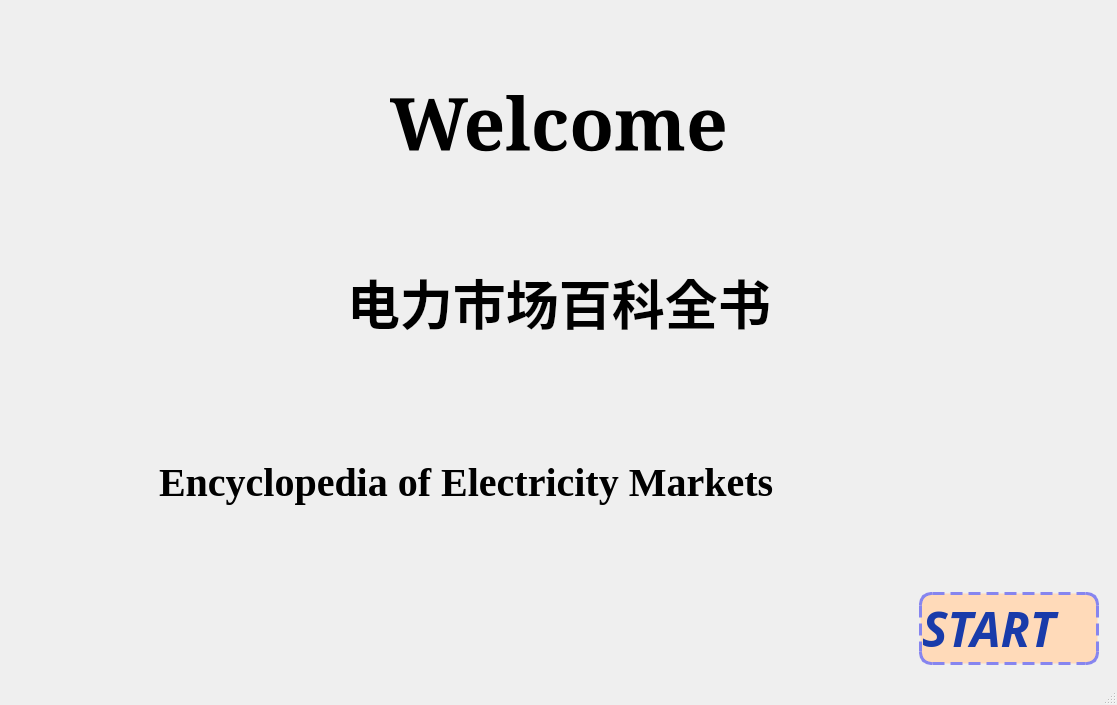
<?xml version="1.0" encoding="UTF-8"?>
<ui version="4.0">
 <class>MainWindow</class>
 <widget class="QMainWindow" name="MainWindow">
  <property name="geometry">
   <rect>
    <x>0</x>
    <y>0</y>
    <width>1117</width>
    <height>705</height>
   </rect>
  </property>
  <property name="windowTitle">
   <string>MainWindow</string>
  </property>
  <widget class="QWidget" name="centralwidget">
   <layout class="QVBoxLayout" name="verticalLayout_3">
    <item>
     <widget class="QStackedWidget" name="stackedWidget">
      <property name="currentIndex">
       <number>1</number>
      </property>
      <widget class="QWidget" name="LLM">
       <layout class="QVBoxLayout" name="verticalLayout_8">
        <item>
         <layout class="QVBoxLayout" name="verticalLayout_7">
          <item>
           <widget class="QScrollArea" name="scroll_area">
            <property name="verticalScrollBarPolicy">
             <enum>Qt::ScrollBarAlwaysOn</enum>
            </property>
            <property name="widgetResizable">
             <bool>true</bool>
            </property>
            <widget class="QWidget" name="scrollAreaWidgetContents">
             <property name="geometry">
              <rect>
               <x>0</x>
               <y>0</y>
               <width>98</width>
               <height>46</height>
              </rect>
             </property>
             <layout class="QVBoxLayout" name="verticalLayout_6">
              <item>
               <widget class="QWidget" name="widget" native="true">
                <layout class="QVBoxLayout" name="verticalLayout_5">
                 <item>
                  <layout class="QVBoxLayout" name="chat_container"/>
                 </item>
                </layout>
               </widget>
              </item>
             </layout>
            </widget>
           </widget>
          </item>
          <item>
           <layout class="QHBoxLayout" name="horizontalLayout_6">
            <item>
             <widget class="QTextEdit" name="text_input">
              <property name="sizePolicy">
               <sizepolicy hsizetype="Expanding" vsizetype="Preferred">
                <horstretch>0</horstretch>
                <verstretch>0</verstretch>
               </sizepolicy>
              </property>
              <property name="minimumSize">
               <size>
                <width>500</width>
                <height>50</height>
               </size>
              </property>
              <property name="font">
               <font>
                <pointsize>20</pointsize>
               </font>
              </property>
             </widget>
            </item>
            <item>
             <widget class="QPushButton" name="send">
              <property name="sizePolicy">
               <sizepolicy hsizetype="Fixed" vsizetype="Fixed">
                <horstretch>0</horstretch>
                <verstretch>0</verstretch>
               </sizepolicy>
              </property>
              <property name="minimumSize">
               <size>
                <width>120</width>
                <height>0</height>
               </size>
              </property>
              <property name="font">
               <font>
                <pointsize>20</pointsize>
                <weight>75</weight>
                <bold>true</bold>
               </font>
              </property>
              <property name="styleSheet">
               <string notr="true">QPushButton {
    background-color: #5C85D6; 
	color: white;
	padding: 8px; 
	border-radius: 10px;
	font-weight: bold ;  /* 加粗文字 */
}</string>
              </property>
              <property name="text">
               <string>发送</string>
              </property>
             </widget>
            </item>
           </layout>
          </item>
         </layout>
        </item>
       </layout>
      </widget>
      <widget class="QWidget" name="cover">
       <property name="styleSheet">
        <string notr="true">QWidget {
    background-image: url(&quot;./Background.png&quot;);  
    background-position: top left;
    background-repeat: no-repeat;
    background-size: 100% 100%;
}</string>
       </property>
       <layout class="QVBoxLayout" name="verticalLayout_2">
        <item>
         <layout class="QVBoxLayout" name="verticalLayout">
          <item>
           <layout class="QHBoxLayout" name="horizontalLayout">
            <item>
             <spacer name="horizontalSpacer_2">
              <property name="orientation">
               <enum>Qt::Horizontal</enum>
              </property>
              <property name="sizeHint" stdset="0">
               <size>
                <width>40</width>
                <height>20</height>
               </size>
              </property>
             </spacer>
            </item>
            <item>
             <widget class="QLabel" name="label_4">
              <property name="sizePolicy">
               <sizepolicy hsizetype="Fixed" vsizetype="Preferred">
                <horstretch>0</horstretch>
                <verstretch>0</verstretch>
               </sizepolicy>
              </property>
              <property name="font">
               <font>
                <family>Constantia</family>
                <pointsize>55</pointsize>
                <weight>75</weight>
                <italic>false</italic>
                <bold>true</bold>
               </font>
              </property>
              <property name="styleSheet">
               <string notr="true">QWidget &gt; * {
    background: none; /* 清除子控件的背景 */
font-weight: bold;
color: #003366;
text-align: center;
text-shadow: 2px 2px 4px rgba(0, 0, 0, 0.3);
}


</string>
              </property>
              <property name="text">
               <string>Welcome</string>
              </property>
             </widget>
            </item>
            <item>
             <spacer name="horizontalSpacer_3">
              <property name="orientation">
               <enum>Qt::Horizontal</enum>
              </property>
              <property name="sizeHint" stdset="0">
               <size>
                <width>40</width>
                <height>20</height>
               </size>
              </property>
             </spacer>
            </item>
           </layout>
          </item>
          <item>
           <layout class="QHBoxLayout" name="horizontalLayout_2">
            <item>
             <spacer name="horizontalSpacer">
              <property name="orientation">
               <enum>Qt::Horizontal</enum>
              </property>
              <property name="sizeHint" stdset="0">
               <size>
                <width>40</width>
                <height>20</height>
               </size>
              </property>
             </spacer>
            </item>
            <item>
             <widget class="QLabel" name="label_8">
              <property name="sizePolicy">
               <sizepolicy hsizetype="Preferred" vsizetype="Preferred">
                <horstretch>0</horstretch>
                <verstretch>0</verstretch>
               </sizepolicy>
              </property>
              <property name="maximumSize">
               <size>
                <width>140</width>
                <height>140</height>
               </size>
              </property>
              <property name="styleSheet">
               <string notr="true">QWidget &gt; * {
    background: none; /* 清除子控件的背景 */
}</string>
              </property>
              <property name="text">
               <string/>
              </property>
              <property name="pixmap">
               <pixmap>Software Icon.png</pixmap>
              </property>
              <property name="scaledContents">
               <bool>true</bool>
              </property>
             </widget>
            </item>
            <item>
             <widget class="QLabel" name="label_5">
              <property name="sizePolicy">
               <sizepolicy hsizetype="Fixed" vsizetype="Preferred">
                <horstretch>0</horstretch>
                <verstretch>0</verstretch>
               </sizepolicy>
              </property>
              <property name="minimumSize">
               <size>
                <width>0</width>
                <height>0</height>
               </size>
              </property>
              <property name="font">
               <font>
                <family>楷体</family>
                <pointsize>40</pointsize>
                <weight>75</weight>
                <bold>true</bold>
               </font>
              </property>
              <property name="styleSheet">
               <string notr="true">QWidget &gt; * {
    background: none; /* 清除子控件的背景 */

font-weight: bold;
color: #4A4A4A;
text-align: center;
line-height: 1.5;

}
</string>
              </property>
              <property name="text">
               <string>电力市场百科全书</string>
              </property>
             </widget>
            </item>
            <item>
             <widget class="QLabel" name="label_6">
              <property name="sizePolicy">
               <sizepolicy hsizetype="Preferred" vsizetype="Preferred">
                <horstretch>0</horstretch>
                <verstretch>0</verstretch>
               </sizepolicy>
              </property>
              <property name="maximumSize">
               <size>
                <width>140</width>
                <height>140</height>
               </size>
              </property>
              <property name="styleSheet">
               <string notr="true">QWidget &gt; * {
    background: none; /* 清除子控件的背景 */
}</string>
              </property>
              <property name="text">
               <string/>
              </property>
              <property name="pixmap">
               <pixmap>AI Avart.png</pixmap>
              </property>
              <property name="scaledContents">
               <bool>true</bool>
              </property>
             </widget>
            </item>
            <item>
             <spacer name="horizontalSpacer_4">
              <property name="orientation">
               <enum>Qt::Horizontal</enum>
              </property>
              <property name="sizeHint" stdset="0">
               <size>
                <width>40</width>
                <height>20</height>
               </size>
              </property>
             </spacer>
            </item>
           </layout>
          </item>
          <item>
           <layout class="QHBoxLayout" name="horizontalLayout_3">
            <item>
             <spacer name="horizontalSpacer_5">
              <property name="orientation">
               <enum>Qt::Horizontal</enum>
              </property>
              <property name="sizeHint" stdset="0">
               <size>
                <width>40</width>
                <height>20</height>
               </size>
              </property>
             </spacer>
            </item>
            <item>
             <widget class="QLabel" name="label_9">
              <property name="sizePolicy">
               <sizepolicy hsizetype="Preferred" vsizetype="Preferred">
                <horstretch>0</horstretch>
                <verstretch>0</verstretch>
               </sizepolicy>
              </property>
              <property name="minimumSize">
               <size>
                <width>800</width>
                <height>0</height>
               </size>
              </property>
              <property name="maximumSize">
               <size>
                <width>100000</width>
                <height>16777215</height>
               </size>
              </property>
              <property name="font">
               <font>
                <family>Times New Roman</family>
                <pointsize>30</pointsize>
                <weight>75</weight>
                <bold>true</bold>
               </font>
              </property>
              <property name="styleSheet">
               <string notr="true">QWidget &gt; * {
    background: none; /* 清除子控件的背景 */
font-weight: bold;
color: #4A4A4A;
text-align: center;
}
</string>
              </property>
              <property name="text">
               <string>Encyclopedia of Electricity Markets</string>
              </property>
              <property name="wordWrap">
               <bool>true</bool>
              </property>
             </widget>
            </item>
            <item>
             <spacer name="horizontalSpacer_6">
              <property name="orientation">
               <enum>Qt::Horizontal</enum>
              </property>
              <property name="sizeHint" stdset="0">
               <size>
                <width>40</width>
                <height>20</height>
               </size>
              </property>
             </spacer>
            </item>
           </layout>
          </item>
          <item>
           <layout class="QHBoxLayout" name="horizontalLayout_5">
            <item>
             <spacer name="horizontalSpacer_9">
              <property name="orientation">
               <enum>Qt::Horizontal</enum>
              </property>
              <property name="sizeHint" stdset="0">
               <size>
                <width>40</width>
                <height>20</height>
               </size>
              </property>
             </spacer>
            </item>
            <item>
             <widget class="QPushButton" name="start">
              <property name="enabled">
               <bool>true</bool>
              </property>
              <property name="sizePolicy">
               <sizepolicy hsizetype="Fixed" vsizetype="Fixed">
                <horstretch>0</horstretch>
                <verstretch>0</verstretch>
               </sizepolicy>
              </property>
              <property name="minimumSize">
               <size>
                <width>180</width>
                <height>50</height>
               </size>
              </property>
              <property name="font">
               <font>
                <family>Impact</family>
                <pointsize>36</pointsize>
                <weight>75</weight>
                <italic>true</italic>
                <bold>true</bold>
               </font>
              </property>
              <property name="styleSheet">
               <string notr="true">QPushButton {
    font-weight: bold ;  /* 加粗文字 */
    color: #193baa;  /* 设置字体颜色为亮蓝色 */
    background-color: transparent;  /* 背景透明 */
    border: 3px dashed #8685ef; 
font-style: italic;
    border-radius: 12px;  /* 圆角边框 */
background: transparent; /* 设置背景透明 */
background-color: #FFDAB9;
 text-align:left; /* 文字居中 */
}
QPushButton:hover {
    background-color: #FFC0CB; /* 鼠标悬停时底色变为浅粉色 */
    color: #0000CD; /* 鼠标悬停时文字颜色变为亮蓝色 */
    border-color: #1E90FF; /* 鼠标悬停时边框颜色变为深蓝色 */
}

QPushButton:pressed {
    background-color: #FFA07A; /* 按钮按下时底色变为浅红橙色 */
    color: #00008B; /* 按钮按下时文字颜色变为深蓝色 */
    border-color: #4682B4; /* 按钮按下时边框颜色变为钢蓝色 */
}</string>
              </property>
              <property name="text">
               <string>START</string>
              </property>
              <property name="autoRepeatInterval">
               <number>100</number>
              </property>
             </widget>
            </item>
           </layout>
          </item>
         </layout>
        </item>
       </layout>
      </widget>
     </widget>
    </item>
   </layout>
  </widget>
  <widget class="QMenuBar" name="menubar">
   <property name="geometry">
    <rect>
     <x>0</x>
     <y>0</y>
     <width>1117</width>
     <height>26</height>
    </rect>
   </property>
  </widget>
  <widget class="QStatusBar" name="statusbar"/>
 </widget>
 <resources/>
 <connections/>
</ui>
